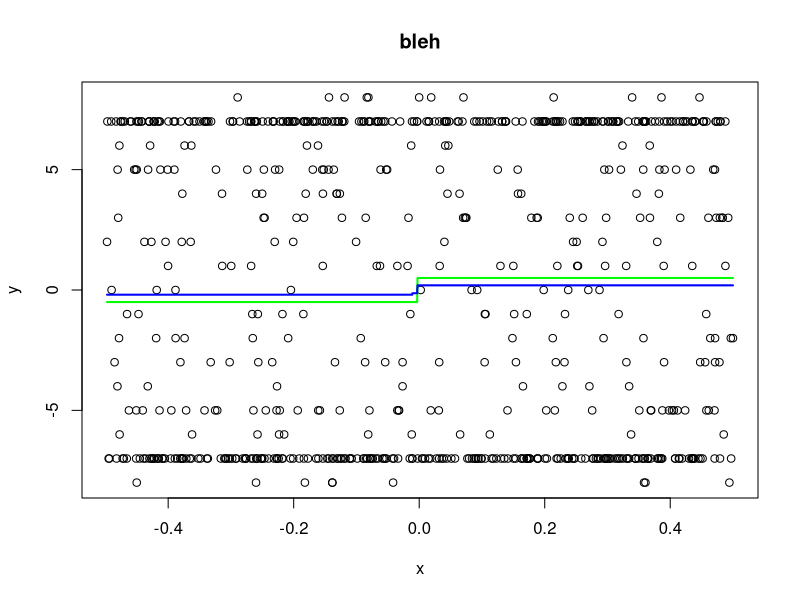
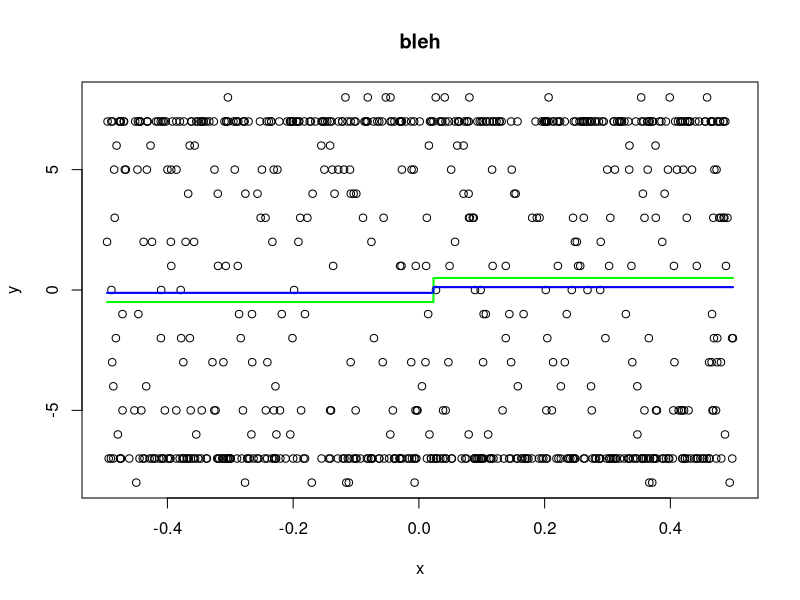
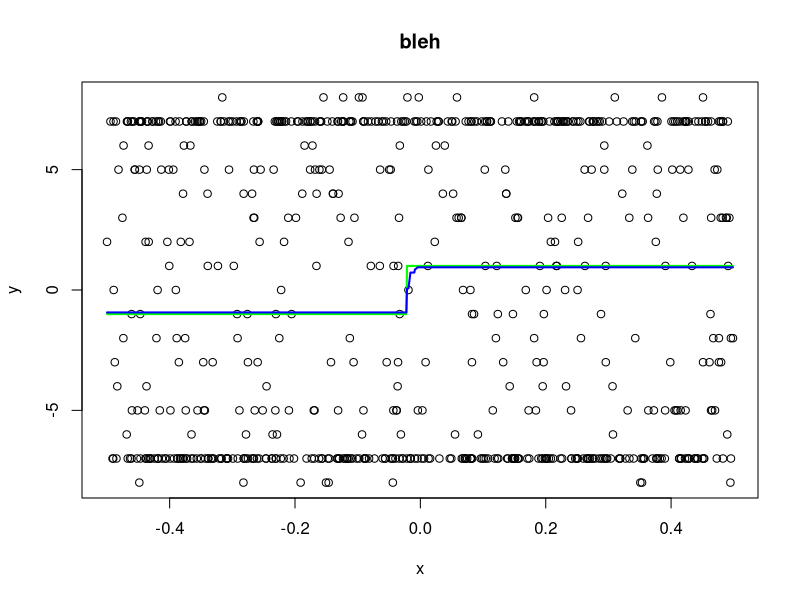
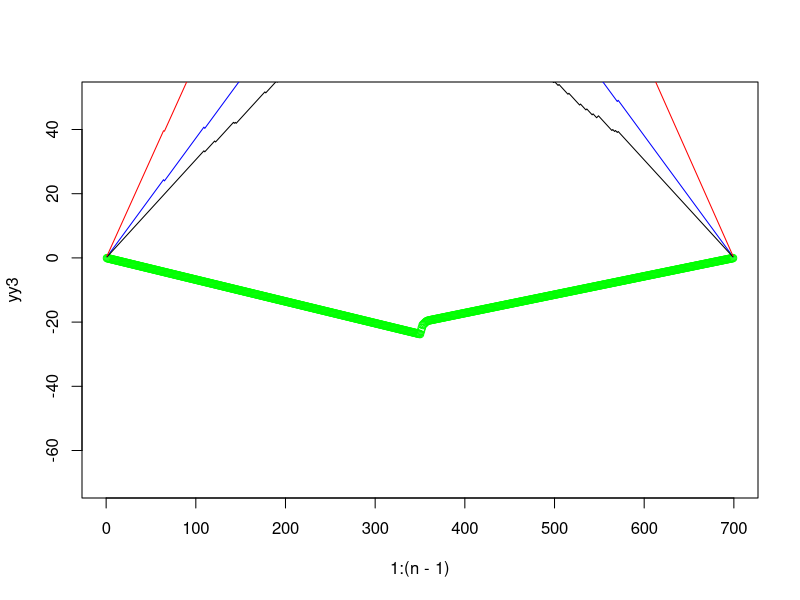
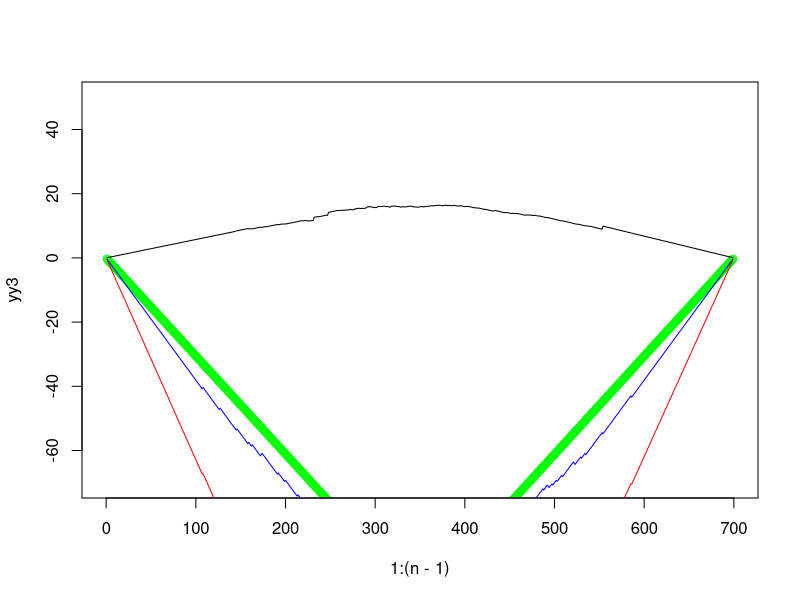
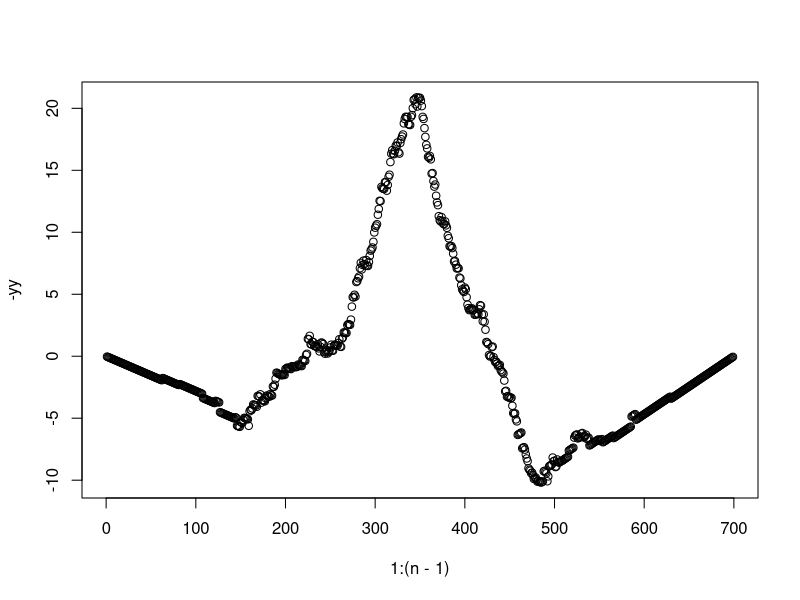
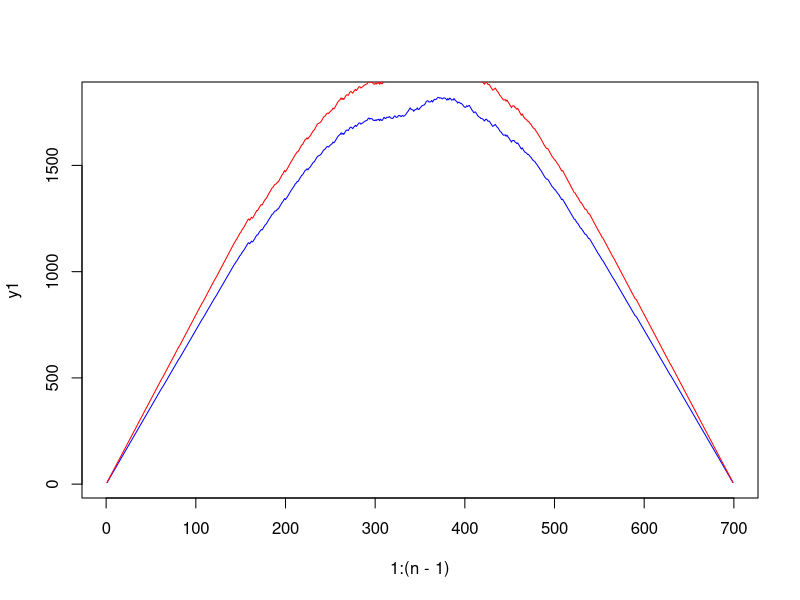
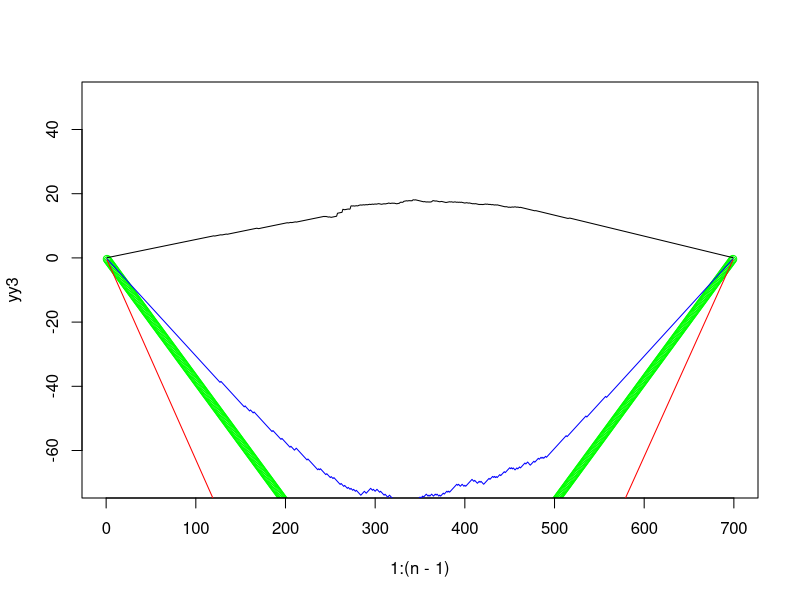

These figures' R source, in order:
#Create the matrix mat which plays the role of
#design matrix X in the Lasso formulation.
isomat = function(n){
m1 = matrix(0,n,(n-1))
for (i in 1:(n-1)){
  for (j in i:(n-1)){
    m1[i,j] = -1
  }
}

m2 = matrix(0,n,(n-1))
for (j in 1:(n-1)){
  m2[,j] = rep(j,n)/n
}

mat = m1 + m2
return(mat)
}




library(glmnet)
library(MASS)

d1 = 2
d2 = 8
d = d1 + d2

n = 700
success = 0

#Sigma = matrix( c(1, 0.95, -.95,
#                  0.95, 1, -.95,
#                -.95,  -.95,  1), 3, 3)

#Sigma = matrix( c(1, 0.6, -0.8,
#                  0.6, 1, -0.9,
#                  -0.8,  -0.9,  1), 3, 3)


Sigma = -0.9 * matrix(1, d, d)
Sigma[1:d1, 1:d1] = .9
Sigma[(d1+1):d, (d1+1):d] = .9
diag(Sigma) = 1



#Sigma = matrix( c(1, -0.9, -0.9, 1), 2, 2)

ntrial = 10

#for (it in 1:ntrial){
#print(it)
##
Z = mvrnorm(n=n, mu=rep(0,d), Sigma=Sigma)


P_ls = list()
allX = c()
isomatX = isomat(n)
for (j in 1:d){
    P = matrix(rep(0, n*n), n, n)
    for (i in 1:n) {
        #P[i, order(Z[,j])[i]] = 1
        P[order(Z[, j])[i], i] = 1
    }
    P_ls[[j]] = P
    allX = cbind(allX, P %*% isomatX)
}



#######
## Define f* and delta*

f <- list()
f[[1]] = function(x){
  #return(2*x)
  return(x^3)
}
f[[2]] = function(w){
  ans = 4*w
  return(ans)
}


Zunif = matrix(0, n, d)
fvals = matrix(0, n, d)
deltastar = matrix(0, n-1, d)

#deltastar[n/5, 1] = 0.5
#deltastar[(3/4)*n, 1] = 0.5
#deltastar[n/5+10, 1] = 0.3
#deltastar[n/5+20, 1] = 0.2

#deltastar[floor(n/5), 2] = 1
#deltastar[(9/10)*n, 3] = 1
#deltastar[floor(4*n/5), 3] = 1

deltastar[n/2, ] = 1
deltastar[n/2, 3:d] = 2
#deltastar[n/5, 2] = 1
#deltastar[n/5, 3] = 1



for (j in 1:d){
    Zunif[, j] = sapply(Z[, j], FUN=pnorm) - 0.5
#    fvals[, j] = sapply(Zunif[, j], FUN=f[[1]])
#    fvals[, j] = fvals[order(Z[, j]), j]
#    deltastar[, j] = fvals[2:n, j] - fvals[1:(n-1), j]
}

#deltastar[, 1] = matrix(0, n-1, 1)
#keym = round(solve( t(X1) %*% X1) %*% t(X2) %*% X1)

epsilon = rep(0, n)
y = allX %*% matrix(deltastar, (n-1)*d, 1)


#######
### Solve!
##

lambda = 0.03
#lambda = 0.1/n^(1/5)
#lambda = 0.01
glmfit = glmnet(x=allX, y=y, lambda=lambda, standardize=FALSE, family="gaussian", thresh=1e-7, maxit=5000, intercept=FALSE)
deltahat = matrix(as.vector(glmfit$beta), n-1, d)





f1hat = isomatX %*% deltahat[, 1]
f2hat = isomatX %*% deltahat[, 2]
f3hat = isomatX %*% deltahat[, 3]

f1 = isomatX %*% deltastar[, 1]
f2 = isomatX %*% deltastar[, 2]
f3 = isomatX %*% deltastar[, 3]

#par(mfrow=c(1,d))

x = sort(Zunif[, 1])
y = y - rep(mean(y), n)
plot(x,y, main="bleh")
lines(x, f1, lwd = 2, col = "green")
lines(x, f1hat, lwd = 2, col = "blue")

x = sort(Zunif[, 2])
y = y - rep(mean(y), n)
plot(x,y, main="bleh")
lines(x, f2, lwd = 2, col = "green")
lines(x, f2hat, lwd = 2, col = "blue")

x = sort(Zunif[, 3])
y = y - rep(mean(y), n)
plot(x,y, main="bleh")
lines(x, f3, lwd = 2, col = "green")
lines(x, f3hat, lwd = 2, col = "blue")


yy3 = t(isomatX) %*% (f3hat - f3)
yy2 = t(isomatX) %*% t(P_ls[[3]]) %*% P_ls[[2]] %*% (f2hat - f2)
yy1 = t(isomatX) %*% t(P_ls[[3]]) %*% P_ls[[1]] %*% (f1hat - f1)
#yy1 = t(isomatX) %*% (f1hat - f1)

plot(1:(n-1), yy3, col="green", ylim=c(-70, 50))
lines(1:(n-1), yy2, col="blue")
lines(1:(n-1), yy1, col="black")
lines(1:(n-1), yy1+yy2+yy3, col="red")


yy3 = t(isomatX) %*% (f1hat - f1)
yy2 = t(isomatX) %*% t(P_ls[[1]]) %*% P_ls[[2]] %*% (f2hat - f2)
yy1 = t(isomatX) %*% t(P_ls[[1]]) %*% P_ls[[3]] %*% (f3hat - f3)


plot(1:(n-1), yy3, col="green", ylim=c(-70, 50))
lines(1:(n-1), yy2, col="blue")
lines(1:(n-1), yy1, col="black")
lines(1:(n-1), yy2+yy3+yy1, col="red")

# code here
yy = t(isomatX) %*% (f1hat - f1)
for (i in 1:d) {
    if (i == 1)
        next 
    yy = yy + t(isomatX) %*% t(P_ls[[1]]) %*% P_ls[[i]] %*%
             (isomatX %*% (deltahat[, i] - deltastar[, i]))
}
plot(1:(n-1), -yy)


#y1 = (f1hat - f1)
y1 = matrix(0, n-1, 1)
y2 = matrix(0, n-1, 1)
for (i in 1:d) {
    if (i <= d1)
        next 
    y1 = y1 - t(isomatX) %*% t(P_ls[[1]]) %*% P_ls[[i]] %*%
             (isomatX %*% (deltahat[, i]))
    y2 = y2 - t(isomatX) %*% t(P_ls[[1]]) %*% P_ls[[i]] %*%
             (isomatX %*% (deltastar[,i]))
}
plot(1:(n-1), y1, type="l", col="blue")
lines(1:(n-1), y2, col="red")




yy3 = t(isomatX) %*% (f2hat - f2)
yy2 = t(isomatX) %*% t(P_ls[[2]]) %*% P_ls[[1]] %*% (f1hat - f1)
yy1 = t(isomatX) %*% t(P_ls[[2]]) %*% P_ls[[3]] %*% (f3hat - f3)

plot(1:(n-1), yy3, col="green", ylim=c(-70, 50))
lines(1:(n-1), yy2, col="blue")
lines(1:(n-1), yy1, col="black")
lines(1:(n-1), yy1+yy2+yy3, col="red")
